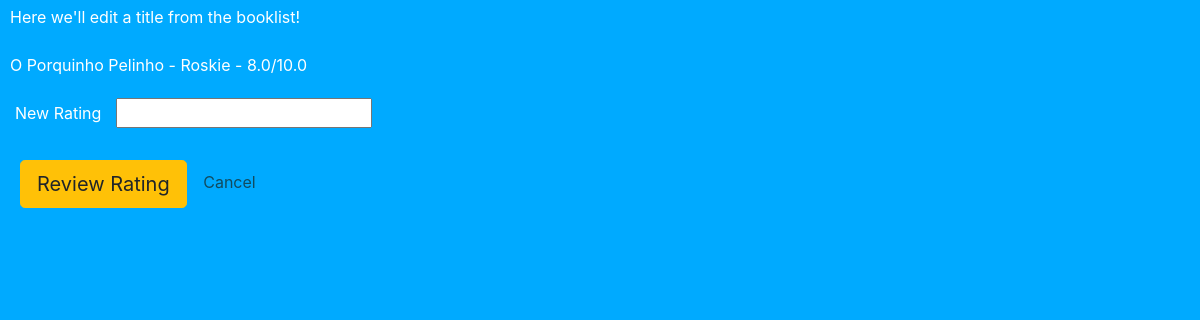
Page /edit/2 on the committed database.
### main.py (models this page shows)
class Book(db.Model):
    bookid = db.Column(db.Integer, primary_key=True)
    title = db.Column(db.String(250), unique=True, nullable=False)
    author = db.Column(db.String(250), nullable=False)
    review = db.Column(db.Float, nullable=False)

### main.py (the view, shortened to what this page needs)
@app.route('/edit/<link_id>', methods=["GET", "POST"])
def edit(link_id):
    books = query_books()
    selected_book = find_book(books, link_id)
    if request.method == "GET":
        return render_template("edit.html", book=selected_book)

### main.py (called while the page is built)
def query_books():
    all_books = []
    books = db.session.query(Book).all()
    for book in books:
        book_info = {
            "bookid": book.bookid,
            "title": book.title,
            "author": book.author,
            "rating": book.review,
        }
        all_books.append(book_info)
    return all_books

def find_book(books, link_id):
    for book in books:
        print(books)
        print(link_id)
        if book['bookid'] == int(link_id):
            selected_book = book
            print(selected_book['title'])
            return selected_book
    return "Book not found"

### templates/edit.html (shortened to what this page needs)
<!DOCTYPE html>
<html lang="en">
<head>
    <link rel="stylesheet"
          href="https://cdn.jsdelivr.net/npm/bootstrap@4.3.1/dist/css/bootstrap.min.css"
>
    <link rel="stylesheet" href="/static/style.css">
</head>
<body>
    <p>Here we'll edit a title from the booklist!</p>
    <p class="bookinfo">{{ book["title"] }} - {{ book["author"] }} - {{ book["rating"] }}/10.0</p>
        <form action="" method="POST">
        <label>New Rating</label>
        <input type="text" name="rating">
        <br>
        <br>
        <button type="submit" class="btn btn-warning btn-lg">Review Rating</button>
        <a href="/">Cancel</a>
        </form>
</body>
</html>

### static/style.css (style rules this page uses)
body { background-color: #00AAFF; }
h1, h2, p, ul, label { color: white; padding: 5px 10px 3px; }
a { color: #114b5f; padding: 10px; margin: 2px; }
label { color: white; padding-left: 15px; }
.btn { margin-left: 20px; }

### rows in the picture
Book: title "O Porquinho Pelinho", author "Roskie", rating "8.0"
